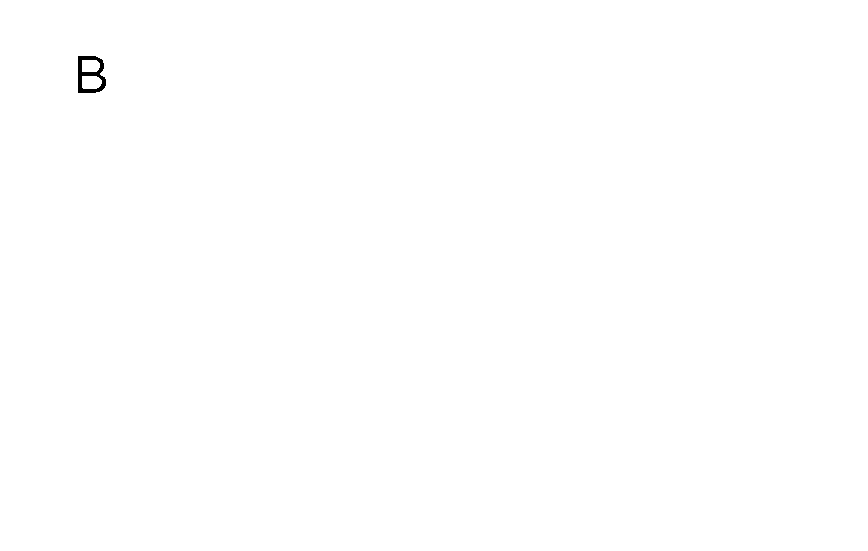
#> input picture legacy/examples/recognition/Untitled.png, 868 x 551 px
$ python -i uas_recognition_functions.py   (imports and definitions only)   (older library calls are emulated)
#> lines starting #> are read from the running program, lines starting #| are printed output that depends on the picture; after the words box and inside, x2 and y2 are one past the last pixel; in counts of white or black regions, pixels touching at a corner belong together
"""
Created on Thu Feb 15 23:00:12 2018

@author: Oliver Gent

Functions to be used by Text_detection.py
"""

def letterRec(imgrec):
    """
    In = image with text
    Out = prints text detected
    """

    import pytesseract
    import cv2
    pytesseract.pytesseract.tesseract_cmd = 'C:\\Users\\olive\\Downloads\\tesseract-4.0.0-alpha\\tesseract.exe'
    tessdata_dir_config = '--tessdata-dir "C:\\Users\\olive\\Downloads\\tesseract-4.0.0-alpha\\tessdata"'

    print(pytesseract.image_to_string(cv2.imread(imgrec), config='-psm 10'))


class ShapeDetector:
    def __init__(self):
        pass

    def detect(self, c, list1, ratio):
        """
        In: contours and list1
        Out: co-ordinates of shapes recognised in list1
        """
        import cv2
        # initialize the shape name and approximate the contour
        shape = "unidentified"
        peri = cv2.arcLength(c, True)
        approx = cv2.approxPolyDP(c, 0.04 * peri, True)
        # if the shape is a triangle, it will have 3 vertices
        if len(approx) == 3:
            shape = "triangle"
            # if the shape has 4 vertices, it is either a square or
            # a rectangle
        elif len(approx) == 4:
            # compute the bounding box of the contour and use the
            # bounding box to compute the aspect ratio
            (x, y, w, h) = cv2.boundingRect(approx)
            ar = w / float(h)

            # a square will have an aspect ratio that is approximately
            # equal to one, otherwise, the shape is a rectangle
            shape = "square" if ar >= 0.95 and ar <= 1.05 else "rectangle"
            # print('oh yeahhhhhh square detected')


            #finds minimum bounding box
            minArea = cv2.minAreaRect(c)
            # print(minArea)       #debug

            #passes paramters of squares found back through list1
            list1.append(minArea)

        elif len(approx) == 5:
            shape = "pentagon"

        else:
            shape = "circle"


        # return the name of the shape
        return shape


def imageWorker(img):
    """
    In: Image
    Out: Image with shapes highlighted on final.png + co-ords of squares in list1
    """
#> called with img = 'Untitled.png'
    # import the necessary packages
    import cv2

    # initialize list of square co-ords
    list1 = []

    # resize image so shapes aproximated better
    image = cv2.imread(img)
#> image is the input picture: shape (551, 868, 3); 99.9% white; 1 black region, box (x1, y1, x2, y2) and area: (78, 56, 106, 93) 484
    resized = cv2.resize(image, (1000, 1000))
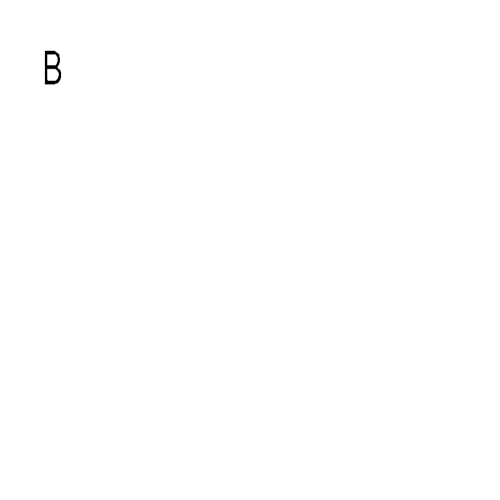
#> resized: shape (1000, 1000, 3) (shown at 1/2 size); min 0, max 255, mean 254.7
    ratio = image.shape[0] / float(resized.shape[0])
#> ratio = 0.551

    # convert the resized image to grayscale, blur it slightly,
    # and threshold it
    gray = cv2.cvtColor(resized, cv2.COLOR_BGR2GRAY)
    blurred = cv2.GaussianBlur(gray, (5, 5), 0)
    thresh = cv2.threshold(gray, 230 ,255, cv2.THRESH_BINARY)[1]
#> thresh: shape (1000, 1000); 99.9% white; 1 black region, box (x1, y1, x2, y2) and area: (89, 101, 123, 170) 1262

    # find contours in the thresholded image and initialize the
    # shape detector
    im, cnts, hei = cv2.findContours(thresh.copy(), cv2.RETR_EXTERNAL, cv2.CHAIN_APPROX_SIMPLE)
#> cnts = [[[0, 0], [0, 999], [999, 999], [999, 0]]]; hei = [[-1, -1, -1, -1]]
    sd = ShapeDetector()

    # cv2.imwrite('resized.png', im)    # image that recognition is performed on
    # loop over the contours
    for c in cnts:
        # compute the center of the contour, then detect the name of the
        # shape using only the contour
        M = cv2.moments(c)

        # if statment makes it work - some contours retuned a value of 0 so gave a division error
        if M["m10"] == 0:
            pass

        else:
            cX = int((M["m10"] / M["m00"]) * ratio)
            cY = int((M["m01"] / M["m00"]) * ratio)

            #sending each contour to detect function, with empty list1
            shape = sd.detect(c, list1, ratio)
            # multiply the contour (x, y)-coordinates by the resize ratio,
            # then draw the contours and the name of the shape on the image
            # this could be used as evidence shape is detected but letter not found
            c = c.astype("float")
            c *= ratio
            c = c.astype("int")
            cv2.drawContours(image, [c], -1, (0, 255, 0), 2)
            cv2.putText(image, shape, (cX, cY), cv2.FONT_HERSHEY_SIMPLEX, 0.5, (255, 255, 255), 2)
#> this loop made 1 pass
#> (c, cX, cY, shape, peri in detect, approx in detect, x in detect, y in detect) on pass 1: ([[0, 0], [0, 550], [550, 550], [550, 0]], 275, 275, 'square', 3996, [[0, 0], [0, 999], [999, 999], [999, 0]], 0, 0)
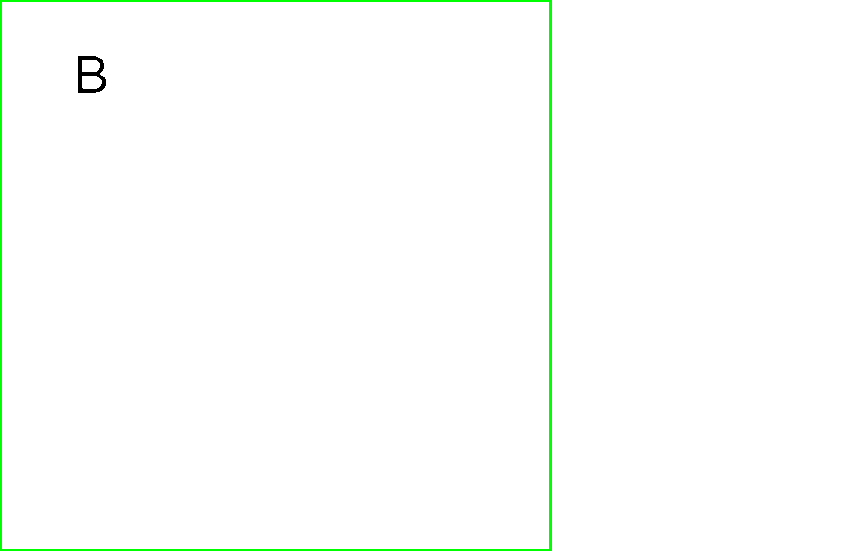
#> image: shape (551, 868, 3); 1.03% of pixels changed, all inside (x1, y1, x2, y2) = (0, 0, 552, 551)

    cv2.imwrite('final.png', image)

    #returns list of parameters for the squares found and also the ratio which the image was resized by
    return list1, ratio

>>> result = imageWorker('Untitled.png')

$ run again, on legacy/examples/recognition/test.png
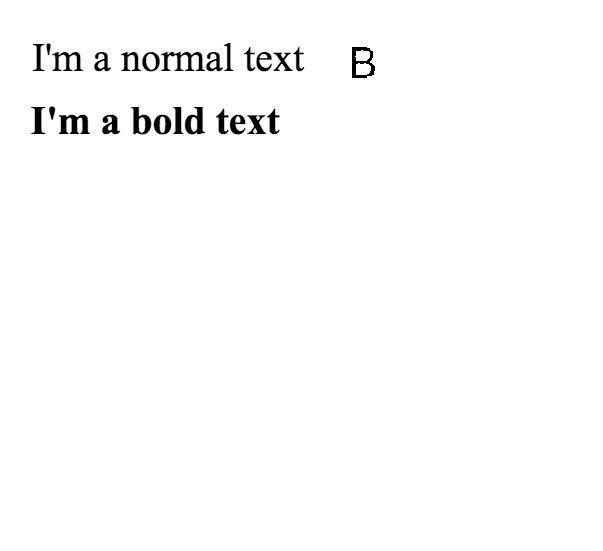
#> input picture legacy/examples/recognition/test.png, 603 x 551 px
#> in imageWorker, image is the input picture: shape (551, 603, 3); min 0, max 255, mean 251.5
#> in imageWorker, `thresh = cv2.threshold(gray, 230 ,255, cv2.THRESH_BINARY)[1]`:
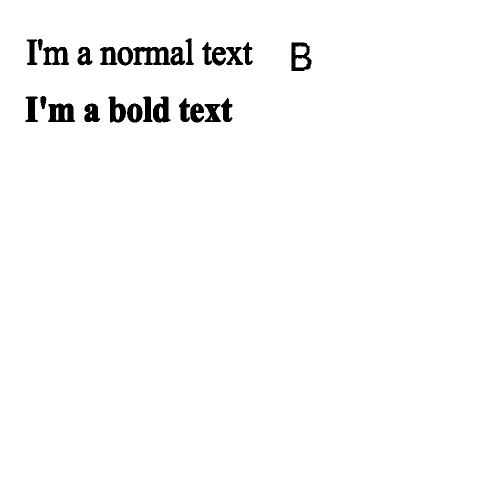
#> thresh: shape (1000, 1000) (shown at 1/2 size); 98% white; 26 black regions, largest, box (x1, y1, x2, y2) and area: (266, 94, 341, 130) 1570, (96, 207, 150, 244) 1451, (583, 85, 623, 142) 1247
#> cnts = [[[0, 0], [0, 999], [999, 999], [999, 0]]]; hei = [[-1, -1, -1, -1]]
#> the loop in imageWorker, `for c in cnts:` made 1 pass
#> (c, cX, cY, shape, peri in detect, approx in detect, x in detect, y in detect) on pass 1: ([[0, 0], [0, 550], [550, 550], [550, 0]], 275, 275, 'square', 3996, [[0, 0], [0, 999], [999, 999], [999, 0]], 0, 0)
#> after the loop in imageWorker, `for c in cnts:`:
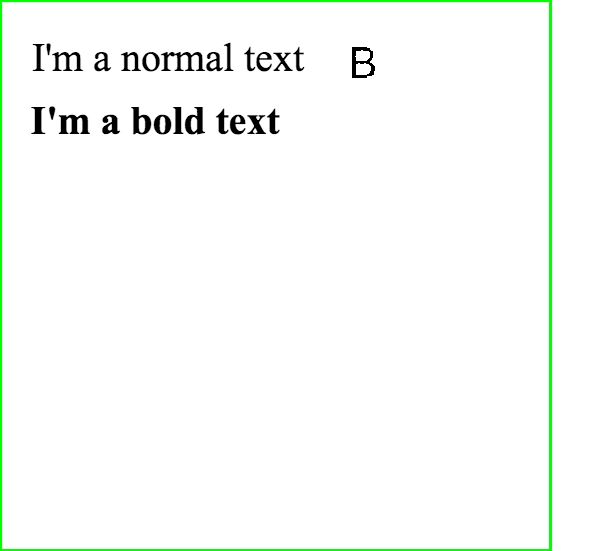
#> image: shape (551, 603, 3); 1.49% of pixels changed, all inside (x1, y1, x2, y2) = (0, 0, 552, 551)
